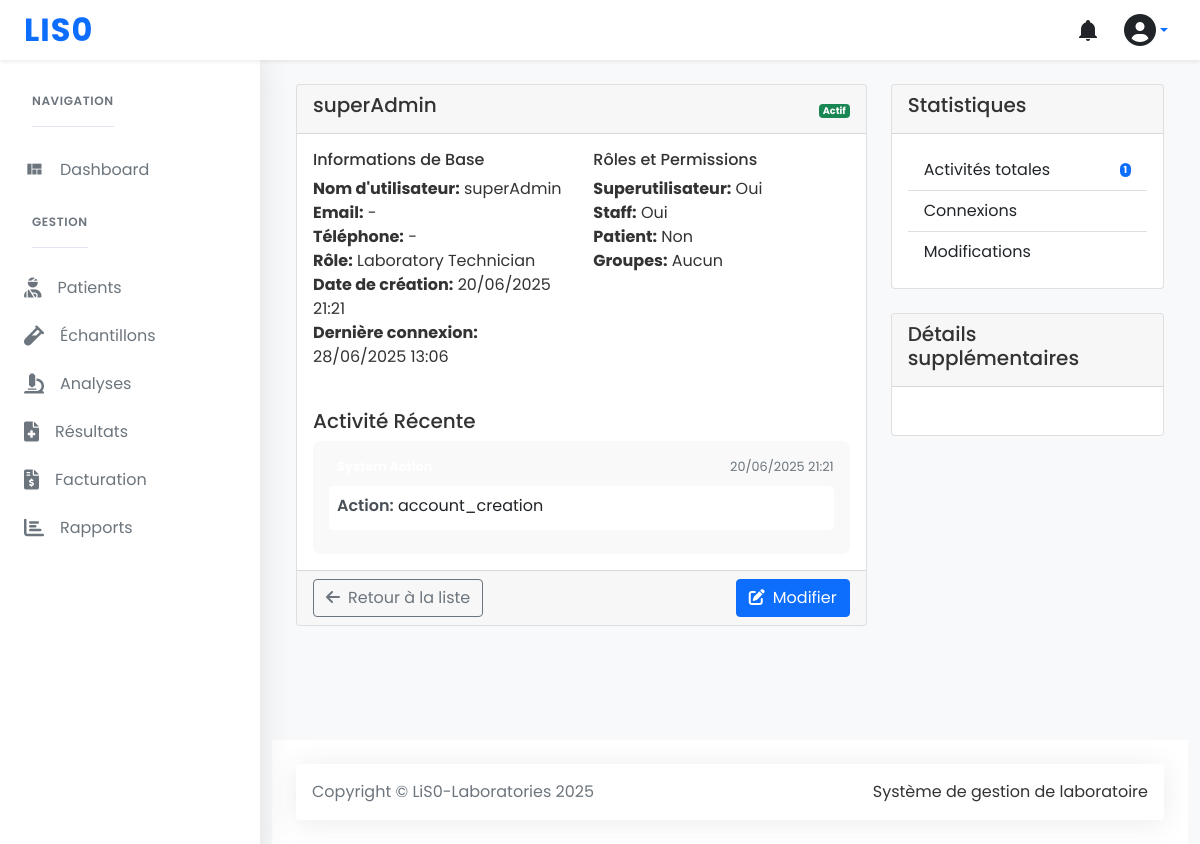
Screenshot of /users/1/ (signed in) with the database file from the repository.
### users/models.py (models this page shows, shortened)
class User(AbstractUser):
    class Role(models.TextChoices):
        ADMIN = 'admin', _('Administrator')
        BIOLOGIST = 'biologist', _('Biologist')
        TECHNICIAN = 'technician', _('Laboratory Technician')
        RECEPTIONIST = 'receptionist', _('Receptionist')
        PATIENT = 'patient', _('Patient')
    role = models.CharField(
        max_length=20,
        choices=Role.choices,
        default=Role.TECHNICIAN,
        verbose_name=_('Role')
    )
    phone_number = models.CharField(
        max_length=20,
        blank=True,
        null=True,
        verbose_name=_('Phone Number')
    )
    is_patient = models.BooleanField(
        default=False,
        verbose_name=_('Is Patient')
    )
    date_of_birth = models.DateField(
        blank=True,
        null=True,
        verbose_name=_('Date of Birth')
    )
    address = models.TextField(
        blank=True,
        null=True,
        verbose_name=_('Address')
    )
    class Meta:
        verbose_name = _('User')
        verbose_name_plural = _('Users')
        ordering = ['last_name', 'first_name']
        permissions = [
            ('can_view_dashboard', 'Can view dashboard'),
            ('can_manage_users', 'Can manage users'),
        ]

class UserActivity(models.Model):
    class ActivityType(models.TextChoices):
        LOGIN = 'login', _('Login')
        LOGOUT = 'logout', _('Logout')
        PROFILE_UPDATE = 'profile_update', _('Profile Update')
        PASSWORD_CHANGE = 'password_change', _('Password Change')
        SYSTEM_ACTION = 'system_action', _('System Action')
    user = models.ForeignKey(
        User,
        on_delete=models.CASCADE,
        related_name='activities',
        verbose_name=_('User')
    )
    activity = models.CharField(
        max_length=50,
        choices=ActivityType.choices,
        verbose_name=_('Activity Type')
    )
    timestamp = models.DateTimeField(
        auto_now_add=True,
        verbose_name=_('Timestamp')
    )
    details = models.JSONField(
        default=dict,
        verbose_name=_('Activity Details')
    )
    ip_address = models.GenericIPAddressField(
        blank=True,
        null=True,
        verbose_name=_('IP Address')
    )
    user_agent = models.CharField(
        max_length=255,
        blank=True,
        null=True,
        verbose_name=_('User Agent')
    )
    class Meta:
        verbose_name = _('User Activity')
        verbose_name_plural = _('User Activities')
        ordering = ['-timestamp']
        indexes = [
            models.Index(fields=['user', 'timestamp']),
            models.Index(fields=['activity', 'timestamp']),
        ]

### users/views.py (the view)
# urls.py: path('<int:pk>/', UserDetailView.as_view(), name='detail'),
class UserDetailView(LoginRequiredMixin, DetailView):
    model = User
    template_name = 'users/user_detail.html'
    context_object_name = 'user_obj'
    def get_context_data(self, **kwargs):
        context = super().get_context_data(**kwargs)
        context['activities'] = UserActivity.objects.filter(user=self.object).order_by('-timestamp')[:10]
        return context

### templates/users/user_detail.html (shortened to what this page needs)
{% extends "base.html" %}
{% load static %}
{% block content %}
<div class="row">
    <div class="col-lg-8">
        <div class="card">
            <div class="card-header">
                <div class="d-flex justify-content-between align-items-center">
                    <h5>{{ user_obj.get_full_name|default:user_obj.username }}</h5>
                    <div>
                        {% if user_obj.is_active %}
                        <span class="badge bg-success">Actif</span>
                        {% else %}
                        <span class="badge bg-secondary">Inactif</span>
                        {% endif %}
                    </div>
                </div>
            </div>
            <div class="card-body">
                <div class="row">
                    <div class="col-md-6">
                        <h6>Informations de Base</h6>
                        <ul class="list-unstyled">
                            <li><strong>Nom d'utilisateur:</strong> {{ user_obj.username }}</li>
                            <li><strong>Email:</strong> {{ user_obj.email|default:"-" }}</li>
                            <li><strong>Téléphone:</strong> {{ user_obj.phone_number|default:"-" }}</li>
                            <li><strong>Rôle:</strong> {{ user_obj.get_role_display }}</li>
                            <li><strong>Date de création:</strong> {{ user_obj.date_joined|date:"d/m/Y H:i" }}</li>
                            <li><strong>Dernière connexion:</strong> {{ user_obj.last_login|date:"d/m/Y H:i"|default:"Jamais" }}</li>
                        </ul>
                    </div>
                    <div class="col-md-6">
                        <h6>Rôles et Permissions</h6>
                        <ul class="list-unstyled">
                            <li><strong>Superutilisateur:</strong> {% if user_obj.is_superuser %}Oui{% else %}Non{% endif %}</li>
                            <li><strong>Staff:</strong> {% if user_obj.is_staff %}Oui{% else %}Non{% endif %}</li>
                            <li><strong>Patient:</strong> {% if user_obj.is_patient %}Oui{% else %}Non{% endif %}</li>
                            <li><strong>Groupes:</strong>
                                {% if user_obj.groups.all %}
                                {{ user_obj.groups.all|join:", " }}
                                {% else %}
                                Aucun
                                {% endif %}
                            </li>
                        </ul>
                    </div>
                </div>
                <div class="mt-4">
                    <h5>Activité Récente</h5>
                    {% if activities %}
                    <div class="activity-list">
                        {% for activity in activities %}
                        <div class="activity-item">
                            <div class="activity-header">
                                <span class="activity-type badge bg-{{ activity.get_badge_color }}">
                                </span>
                                <span class="activity-time">{{ activity.timestamp|date:"d/m/Y H:i" }}</span>
                            </div>
                            {% if activity.details %}
                            <div class="activity-details">
                                {% for key, value in activity.details.items %}
                                    <div class="detail-item">
                                        <span class="detail-key">{{ key|title }}:</span>
                                        <span class="detail-value">{{ value }}</span>
                                    </div>
                                {% endfor %}
                            </div>
                            {% endif %}
                        </div>
                        {% endfor %}
                    </div>
                    {% else %}
                    <div class="alert alert-info">Aucune activité récente</div>
                    {% endif %}
                </div>
            </div>
            <div class="card-footer d-flex justify-content-between">
                <a href="{% url 'users:list' %}" class="btn btn-outline-secondary">
                    <i class="fas fa-arrow-left me-2"></i>Retour à la liste
                </a>
                <div class="btn-group">
                    <a href="{% url 'users:update' user_obj.id %}" class="btn btn-primary">
                        <i class="fas fa-edit me-2"></i>Modifier
                    </a>
                </div>
            </div>
        </div>
    </div>
    <div class="col-lg-4">
        <div class="card">
            <div class="card-header">
                <h5>Statistiques</h5>
            </div>
            <div class="card-body">
                <ul class="list-group list-group-flush">
                    <li class="list-group-item d-flex justify-content-between align-items-center">
                        Activités totales
                        <span class="badge bg-primary rounded-pill">{{ user_obj.activities.count }}</span>
                    </li>
                    <li class="list-group-item d-flex justify-content-between align-items-center">
                        Connexions
                    </li>
                    <li class="list-group-item d-flex justify-content-between align-items-center">
                        Modifications
                    </li>
                </ul>
            </div>
        </div>
        <div class="card mt-4">
            <div class="card-header">
                <h5>Détails supplémentaires</h5>
            </div>
            <div class="card-body">
            </div>
        </div>
    </div>
</div>
{% endblock %}

### static/css/spica-styles.css (style rules this page uses)
body { font-family: 'Poppins', sans-serif; background-color: #f8f9fa; color: #333; }
.badge { font-size: 0.6rem; padding: 0.25em 0.4em; }

### templates/users/user_detail.html (style rules this page uses)
.activity-list { border-radius: 0.5rem; overflow: hidden; }
.activity-item { padding: 1rem; border-bottom: 1px solid #eee; background-color: #f9f9f9; }
.activity-item:last-child { border-bottom: none; }
.activity-header { display: flex; justify-content: space-between; margin-bottom: 0.5rem; }
.activity-type { font-size: 0.8rem; padding: 0.25rem 0.5rem; }
.activity-time { font-size: 0.8rem; color: #6c757d; }
.activity-details { margin: 0.5rem 0; padding: 0.5rem; background: white; border-radius: 0.25rem; }
.detail-item { margin-bottom: 0.25rem; }
.detail-key { font-weight: 600; color: #495057; }
.detail-value { color: #212529; }

### rows the page displays
User: get_full_name "superAdmin", username "superAdmin", email "-", phone_number "-", role "Laboratory Technician", date_joined "20/06/2025 21:21", last_login "28/06/2025 13:06", activities.count "1"
UserActivity: timestamp "20/06/2025 21:21", details "Action", details "account_creation"
